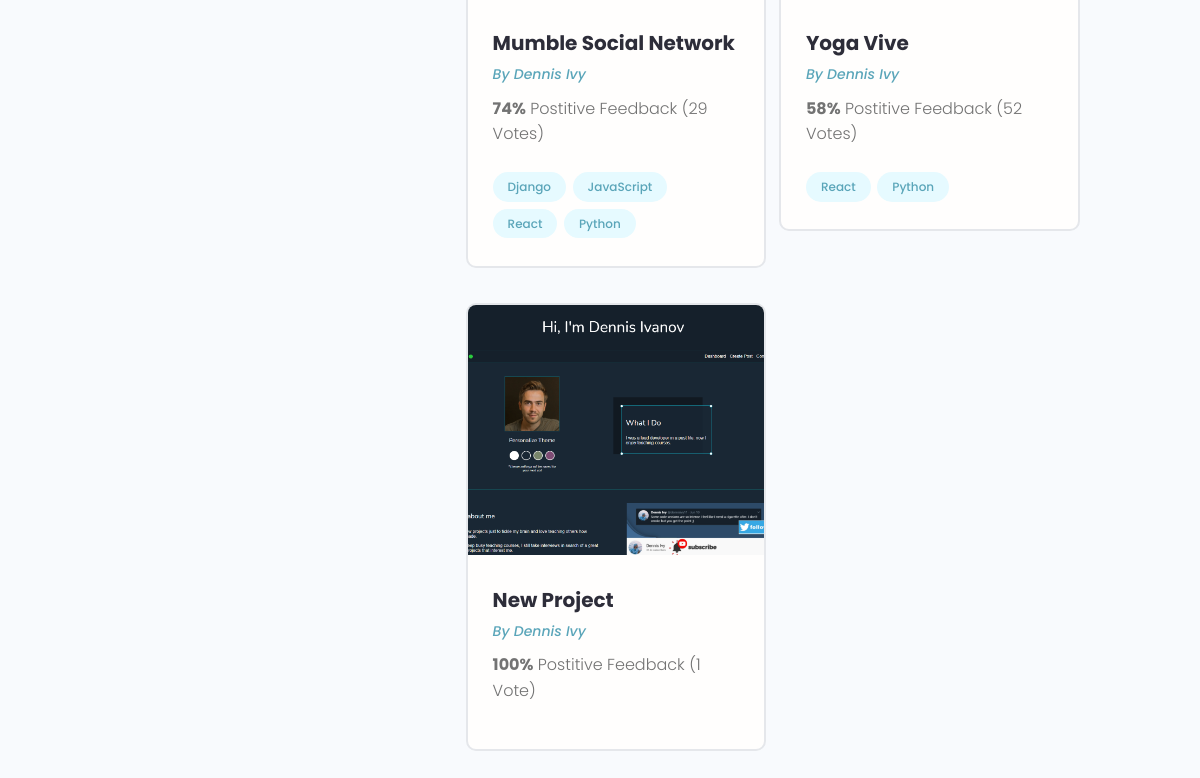
Before: /profile/c0ce2eed-64d1-4c29-974d-a0dc89608140/ (lower part) with the older database file.
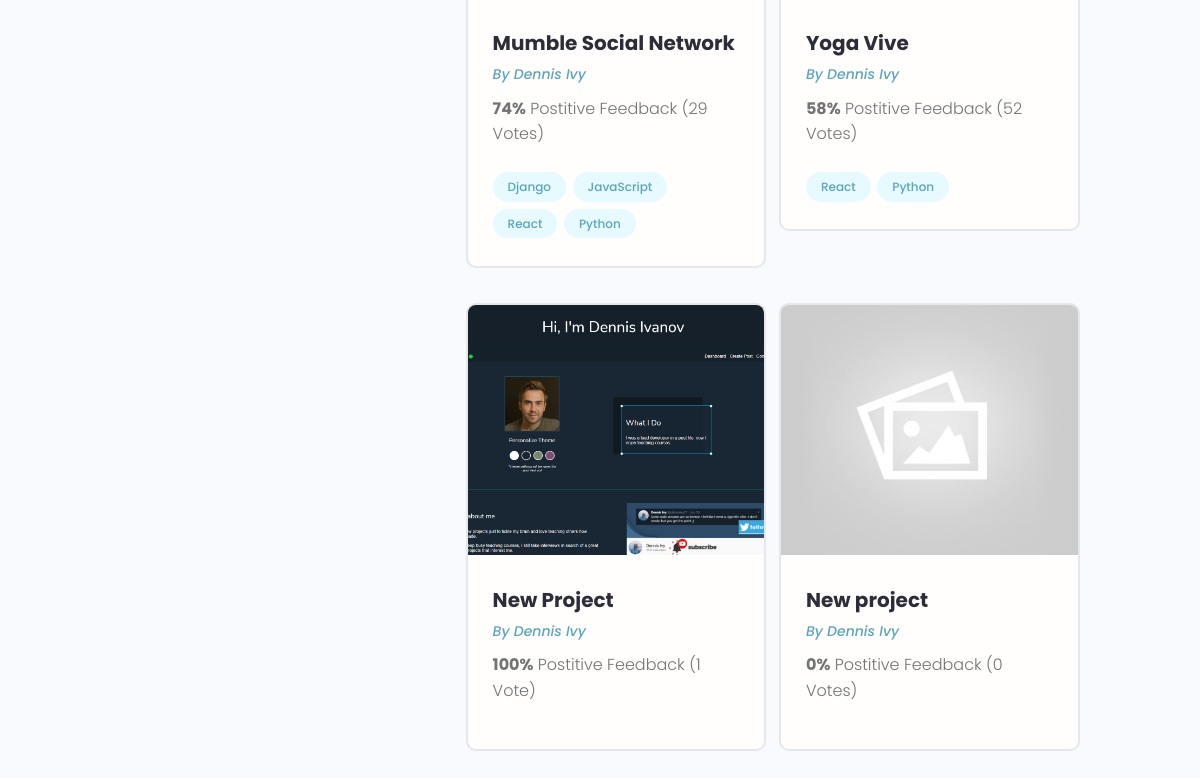
After: the same page with the newer database file.
### projects/models.py (models this page shows, shortened)
class Project(models.Model):
    owner = models.ForeignKey(Profile, null=True, blank=True, on_delete=models.SET_NULL)
    title = models.CharField(max_length=200)
    description = models.TextField(null=True, blank=True)
    featured_image = models.ImageField(null=True, blank=True, default = "default.jpg")
    demo_link = models.CharField(max_length=2000, null=True, blank=True)
    source_link = models.CharField(max_length=2000, null=True, blank=True)
    tags = models.ManyToManyField('Tag', blank=True)
    vote_total = models.IntegerField(default=0, null=True, blank=True)
    vote_ratio = models.IntegerField(default=0, null=True, blank=True)
    created = models.DateTimeField(auto_now_add=True)
    id = models.UUIDField(default=uuid.uuid4, unique=True, primary_key=True, editable=False)

class Tag(models.Model):
    name = models.CharField(max_length=200)
    created = models.DateTimeField(auto_now_add=True)
    id = models.UUIDField(default=uuid.uuid4, unique=True, primary_key=True, editable=False)
    def __str__(self):
        return self.name

### users/models.py (models this page shows, shortened)
class Profile(models.Model):
    user = models.OneToOneField(User, on_delete=models.CASCADE, null=True, blank=True)
    name = models.CharField(max_length=200, blank=True, null=True)
    email = models.EmailField(max_length=500, blank=True,null=True)
    username = models.CharField(max_length=200, blank=True, null=True)
    location = models.CharField(max_length=200, blank=True, null=True)
    short_intro = models.CharField(max_length=500, blank=True, null=True)
    bio = models.TextField(blank=True, null=True)
    profile_image = models.ImageField(blank=True, null=True, upload_to='profiles/', default='profiles/user-default.png' )
    social_github = models.CharField(max_length=200, blank=True, null=True)
    social_twitter = models.CharField(max_length=200, blank=True, null=True)
    social_linkedin = models.CharField(max_length=200, blank=True, null=True)
    social_youtube = models.CharField(max_length=200, blank=True, null=True)
    social_website = models.CharField(max_length=200, blank=True, null=True)
    created = models.DateTimeField(auto_now_add=True)
    id = models.UUIDField(default=uuid.uuid4, unique=True, primary_key=True, editable=False)

### users/views.py (the view)
# urls.py: path('profile/<str:pk>/', views.userProfile, name="user-profile"),
def userProfile(request, pk):
    profile = Profile.objects.get(id=pk)
    topSkills = profile.skill_set.exclude(description__exact="")
    otherSkills = profile.skill_set.filter(description="")
    context = {'profile' : profile,'topSkills':topSkills,'otherSkills':otherSkills}
    return render(request, 'users/user-profile.html', context)

### users/models.py (called while the page is built)
    def __str__(self):
        return str(self.name)

### users/templates/users/user-profile.html (shortened to what this page needs)
{%extends 'main.html'%}
{%load static%}
{%block content%}
  <main class="profile my-md">
    <div class="container">
      <div class="layout">
        <div class="column column--1of3">
        </div>
        <div class="column column--2of3">
          <div class="devInfo">
            <div class="grid grid--two">
                {%for project in profile.project_set.all%}
              <div class="column">
                <div class="card project">
                  <a href="{%url 'project' project.id%}" class="project">
                    <img class="project__thumbnail" src="{{project.featured_image.url}}" alt="project thumbnail" />
                    <div class="card__body">
                      <h3 class="project__title">{{project.title}}</h3>
                      <p><a class="project__author" href="{%url 'user-profile' project.owner.id%}">By {{project.owner.name}}</a></p>
                      <p class="project--rating">
                        <span style="font-weight: bold;">{{project.vote_ratio}}%</span> Postitive
                        Feedback ({{project.vote_total}} Vote{{project.vote_total|pluralize:'s'}})
                      </p>
                      <div class="project__tags">
                        {%for tag in project.tags.all%}
                        <span class="tag tag--pill tag--main">
                          <small>{{tag}}</small>
                        </span>
                        {%endfor%}
                      </div>
                    </div>
                  </a>
                </div>
              </div>
              {%endfor%}
            </div>
          </div>
        </div>
      </div>
    </div>
  </main>
{%endblock%}

Changed rows visible on the page:
added Project: featured_image (placeholder picture), title "New project", owner.name "Dennis Ivy", vote_ratio "0", vote_total "0"
